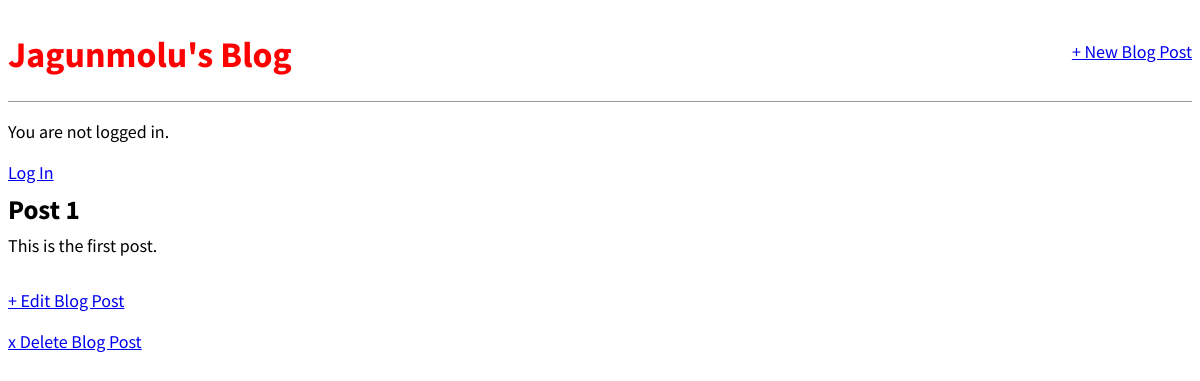
Before: /post/1/ with the older database file.
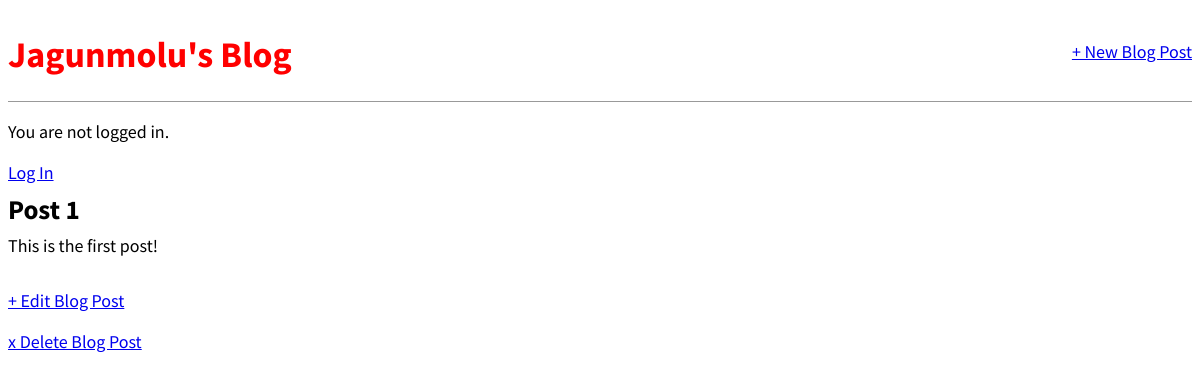
After: the same page with the newer database file.
### blog/models.py (models this page shows, shortened)
class Post(models.Model):
    title = models.CharField(max_length=50)
    author = models.ForeignKey(
        'auth.User',
        on_delete=models.CASCADE
    )
    body = models.TextField()

### blog/views.py (the view)
# urls.py: path('post/<int:pk>/', BlogDetailView.as_view(), name='post_detail'),
class BlogDetailView(DetailView):
    model = Post
    template_name = 'post_detail.html'

### templates/post_detail.html
{% extends 'base.html' %}
{% block content %}
    <div class="post-entry">
        <h2>{{ post.title }}</h2>
        <p>{{ post.body }}</p>
    </div>
    <p><a href="{% url 'post_edit' post.pk %}">+ Edit Blog Post</a></p>
    <p><a href="{% url 'post_delete' post.pk %}">x Delete Blog Post</a></p>
{% endblock content %}

Changed rows visible on the page:
changed Post "Post 1": body "This is the first post." → "This is the first post!"
